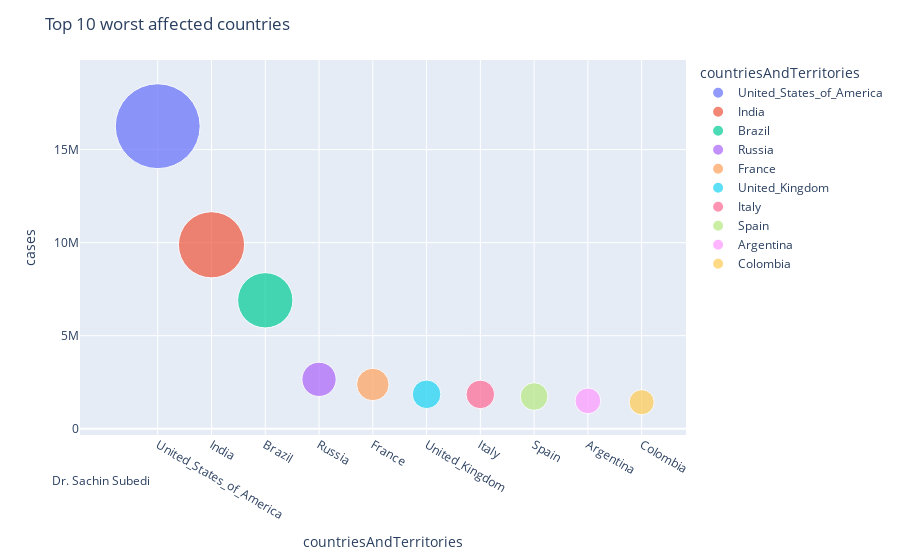

This figure's notebook cell:
### Code cell
fig = px.scatter(sorted_d2,  x='countriesAndTerritories', y='cases', size='cases', 
                 color='countriesAndTerritories', hover_name='countriesAndTerritories', size_max=60)
fig.update_layout(title_text='Top 10 worst affected countries'
            
)

fig.update_layout(
    annotations=[
        dict(
            x=-0.05,
            y=-0.15,
            showarrow=False,
            text="Dr. Sachin Subedi",
            xref="paper",
            yref="paper",
            )
            ,   
    ],

)

fig.show()

### Figure 1 — Plotly figure (JSON) as saved in the notebook; plotly's stock layout.template omitted (floating-point values rounded to 4 significant figures)
{"data": [{"hovertemplate": "<b>%{hovertext}</b><br><br>countriesAndTerritories=%{x}<br>cases=%{marker.size}<extra></extra>", "hovertext": ["United_States_of_America"], "legendgroup": "United_States_of_America", "marker": {"color": "#636efa", "size": [16256754], "sizemode": "area", "sizeref": 4516.0, "symbol": "circle"}, "mode": "markers", "name": "United_States_of_America", "orientation": "v", "showlegend": true, "type": "scatter", "x": ["United_States_of_America"], "xaxis": "x", "y": [16256754], "yaxis": "y"}, {"hovertemplate": "<b>%{hovertext}</b><br><br>countriesAndTerritories=%{x}<br>cases=%{marker.size}<extra></extra>", "hovertext": ["India"], "legendgroup": "India", "marker": {"color": "#EF553B", "size": [9884100], "sizemode": "area", "sizeref": 4516.0, "symbol": "circle"}, "mode": "markers", "name": "India", "orientation": "v", "showlegend": true, "type": "scatter", "x": ["India"], "xaxis": "x", "y": [9884100], "yaxis": "y"}, {"hovertemplate": "<b>%{hovertext}</b><br><br>countriesAndTerritories=%{x}<br>cases=%{marker.size}<extra></extra>", "hovertext": ["Brazil"], "legendgroup": "Brazil", "marker": {"color": "#00cc96", "size": [6901952], "sizemode": "area", "sizeref": 4516.0, "symbol": "circle"}, "mode": "markers", "name": "Brazil", "orientation": "v", "showlegend": true, "type": "scatter", "x": ["Brazil"], "xaxis": "x", "y": [6901952], "yaxis": "y"}, {"hovertemplate": "<b>%{hovertext}</b><br><br>countriesAndTerritories=%{x}<br>cases=%{marker.size}<extra></extra>", "hovertext": ["Russia"], "legendgroup": "Russia", "marker": {"color": "#ab63fa", "size": [2653928], "sizemode": "area", "sizeref": 4516.0, "symbol": "circle"}, "mode": "markers", "name": "Russia", "orientation": "v", "showlegend": true, "type": "scatter", "x": ["Russia"], "xaxis": "x", "y": [2653928], "yaxis": "y"}, {"hovertemplate": "<b>%{hovertext}</b><br><br>countriesAndTerritories=%{x}<br>cases=%{marker.size}<extra></extra>", "hovertext": ["France"], "legendgroup": "France", "marker": {"color": "#FFA15A", "size": [2376852], "sizemode": "area", "sizeref": 4516.0, "symbol": "circle"}, "mode": "markers", "name": "France", "orientation": "v", "showlegend": true, "type": "scatter", "x": ["France"], "xaxis": "x", "y": [2376852], "yaxis": "y"}, {"hovertemplate": "<b>%{hovertext}</b><br><br>countriesAndTerritories=%{x}<br>cases=%{marker.size}<extra></extra>", "hovertext": ["United_Kingdom"], "legendgroup": "United_Kingdom", "marker": {"color": "#19d3f3", "size": [1849403], "sizemode": "area", "sizeref": 4516.0, "symbol": "circle"}, "mode": "markers", "name": "United_Kingdom", "orientation": "v", "showlegend": true, "type": "scatter", "x": ["United_Kingdom"], "xaxis": "x", "y": [1849403], "yaxis": "y"}, {"hovertemplate": "<b>%{hovertext}</b><br><br>countriesAndTerritories=%{x}<br>cases=%{marker.size}<extra></extra>", "hovertext": ["Italy"], "legendgroup": "Italy", "marker": {"color": "#FF6692", "size": [1843712], "sizemode": "area", "sizeref": 4516.0, "symbol": "circle"}, "mode": "markers", "name": "Italy", "orientation": "v", "showlegend": true, "type": "scatter", "x": ["Italy"], "xaxis": "x", "y": [1843712], "yaxis": "y"}, {"hovertemplate": "<b>%{hovertext}</b><br><br>countriesAndTerritories=%{x}<br>cases=%{marker.size}<extra></extra>", "hovertext": ["Spain"], "legendgroup": "Spain", "marker": {"color": "#B6E880", "size": [1730575], "sizemode": "area", "sizeref": 4516.0, "symbol": "circle"}, "mode": "markers", "name": "Spain", "orientation": "v", "showlegend": true, "type": "scatter", "x": ["Spain"], "xaxis": "x", "y": [1730575], "yaxis": "y"}, {"hovertemplate": "<b>%{hovertext}</b><br><br>countriesAndTerritories=%{x}<br>cases=%{marker.size}<extra></extra>", "hovertext": ["Argentina"], "legendgroup": "Argentina", "marker": {"color": "#FF97FF", "size": [1498160], "sizemode": "area", "sizeref": 4516.0, "symbol": "circle"}, "mode": "markers", "name": "Argentina", "orientation": "v", "showlegend": true, "type": "scatter", "x": ["Argentina"], "xaxis": "x", "y": [1498160], "yaxis": "y"}, {"hovertemplate": "<b>%{hovertext}</b><br><br>countriesAndTerritories=%{x}<br>cases=%{marker.size}<extra></extra>", "hovertext": ["Colombia"], "legendgroup": "Colombia", "marker": {"color": "#FECB52", "size": [1425774], "sizemode": "area", "sizeref": 4516.0, "symbol": "circle"}, "mode": "markers", "name": "Colombia", "orientation": "v", "showlegend": true, "type": "scatter", "x": ["Colombia"], "xaxis": "x", "y": [1425774], "yaxis": "y"}], "layout": {"annotations": [{"showarrow": false, "text": "Dr. Sachin Subedi", "x": -0.05, "xref": "paper", "y": -0.15, "yref": "paper"}], "legend": {"itemsizing": "constant", "title": {"text": "countriesAndTerritories"}, "tracegroupgap": 0}, "margin": {"t": 60}, "title": {"text": "Top 10 worst affected countries"}, "xaxis": {"anchor": "y", "categoryarray": ["United_States_of_America", "India", "Brazil", "Russia", "France", "United_Kingdom", "Italy", "Spain", "Argentina", "Colombia"], "categoryorder": "array", "domain": [0, 1], "title": {"text": "countriesAndTerritories"}}, "yaxis": {"anchor": "x", "domain": [0, 1], "title": {"text": "cases"}}}}
